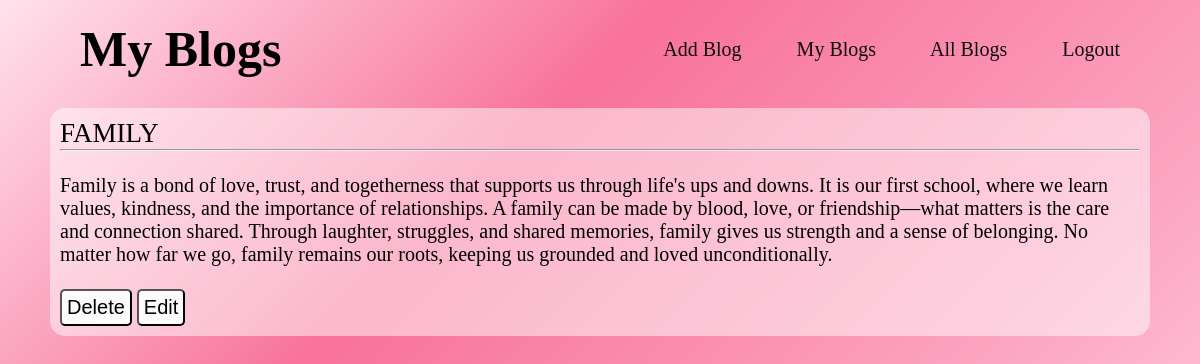
The app's page /myblogs/ (signed in), older data.
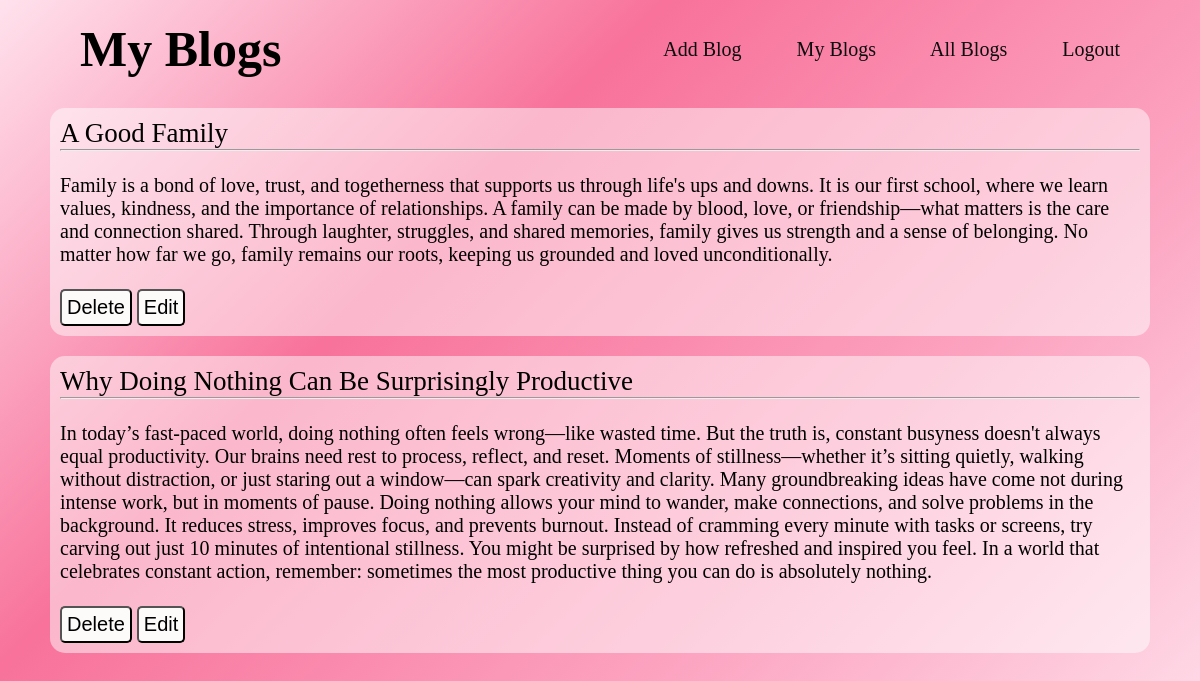
The same page, newer data.
### register/models.py (models this page shows)
class Blog(models.Model):
    created_at = models.DateTimeField(auto_now_add=True)
    author = models.ForeignKey(User, on_delete=models.CASCADE)
    title = models.CharField(max_length=100)
    content = models.TextField()

### register/views.py (the view)
# urls.py: path('myblogs/',views.myBlogs,name='myblogs'),
@login_required
def myBlogs(request):
    blog=Blog.objects.filter(author=request.user)
    return render(request,'register/myblogs.html',{'blog':blog})

### register/templates/register/myblogs.html (shortened to what this page needs)
{% load static %}
<!DOCTYPE html>
<html lang="en">
<head>
    <link rel="stylesheet" href="{% static 'register/mineblog.css' %}">
</head>
<body>
    <div class='full'>
        <nav>
            <h1>My Blogs</h1>
            <div class="nav-1">
                <a href="{% url 'createblog' %}">Add Blog</a>
                <a href="{% url 'myblogs' %}">My Blogs</a>
                <a href="{% url 'allblogs' %}">All Blogs</a>
                <a href="{% url 'logout' %}">Logout</a>
            </div>
        </nav>
        {% for i in blog %}
        <div class="blog">
            <p class="title">{{i.title}}</p>
            <hr>
            <br>
            <p class="content">{{i.content}}</p>
            <br>
            <div class='links'>
                <button><a href="{% url 'delete_blog' i.id %}">Delete</a></button>
                <button><a href="{% url 'editblog' i.id %}">Edit</a></button>
            </div>
        </div>
        {% endfor %}
    </div>
</body>
</html>

Row changes from the older to the newer data that the page shows:
changed Blog: title "FAMILY" → "A Good Family"
added Blog: title "Why Doing Nothing Can Be Surprisingly Productive", content "In today’s fast-paced world, doing nothing often feels wrong—like wasted time. But the truth is, constant busyness doesn't always equal productivity. Our brains need rest to process, reflect, and reset. Moments of stillness—whether it’s sitting quietly, walking without distraction, or just staring out a window—can spark creativity and clarity. Many groundbreaking ideas have come not during intense work, but in moments of pause. Doing nothing allows your mind to wander, make connections, and solve problems in the background. It reduces stress, improves focus, and prevents burnout. Instead of cramming every minute with tasks or screens, try carving out just 10 minutes of intentional…"
